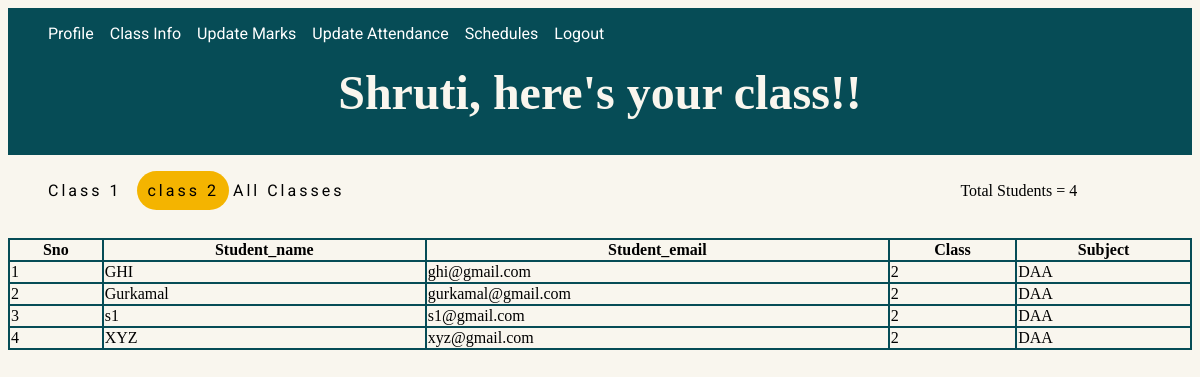
/teachers/class_2.php?email=teacher1@gmail.com&name=Shruti&class=2 (signed in), run on the app's committed database.
### tables this page shows
CREATE TABLE `students` (
  `username` varchar(20) NOT NULL,
  `email` varchar(40) NOT NULL,
  `password` varchar(20) NOT NULL,
  `class` int(11) NOT NULL
);

CREATE TABLE `tagging` (
  `t_email` varchar(30) NOT NULL,
  `subject` varchar(20) NOT NULL,
  `class_allot` int(11) NOT NULL,
  `total_lectures` int(3) NOT NULL
);

### teachers/class_2.php (the view, shortened to what this page needs)
<?php
require_once('db.php');
$name = $_GET['name'];
$email =  $_GET['email'];
$class = $_GET['class'];
$query = "SELECT COUNT(username) from students GROUP BY (class) HAVING class=".$class;
$result = mysqli_query($con,$query);
if(!$result){
	echo mysqli_error($result);
}else {
	$row = mysqli_fetch_assoc($result);
	$number_of_students = $row['COUNT(username)'];
}
$query = "SELECT s.username, s.email, s.Class, tg.subject from teachers t INNER JOIN tagging tg ON tg.t_email = t.email INNER JOIN students s ON tg.class_allot = s.class WHERE t.email = '$email' AND tg.class_allot = '$class';";
$result = mysqli_query($con,$query);
?>
<!DOCTYPE html>
<html>
<head>
	<link rel="stylesheet" href="class_info.css?v=<?php echo time(); ?>">
</head>
<body>
	<div id="body-header">
	<header style="margin-top: 0px; margin-bottom: 0px; width: auto;">
		<nav style="display: inline-block;">
			<ul>
				<li><a href=<?php echo "profile.php?email=" .$_GET['email']."&name=".$_GET['name'] ?>>Profile</a></li>
				<li><a href=<?php echo "class_info.php?email=" .$_GET['email']."&name=".$_GET['name'] ?>>Class Info</a></li>
				<li><a href=<?php echo "update/update_class_1.php?email=" .$_GET['email']."&name=".$_GET['name']."&class=1" ?>>Update Marks</a></li>
				<li><a href=<?php echo "update_attendance/attendance_class_1.php?email=" .$_GET['email']."&name=".$_GET['name']."&class=1" ?>>Update Attendance</a></li>
				<li><a href=<?php echo "schedules.php?email=" .$_GET['email']."&name=".$_GET['name']."&class=1" ?>>Schedules</a></li>
				<li><a href="logout.php">Logout</a></li>
			</ul>
		</nav>
	</header>
	<main>
	<?php
	echo"<h1 class='animated-text'>".$name.", here's your class!!</h1>"
	?>
</main>
</div>
<div class="sems">
	<div style="display: inline-block;">
			<ul>
				<li><a href=<?php echo "class_1.php?email=" .$_GET['email']."&name=".$_GET['name']."&class=1" ?>>Class 1</a></li>
				<li style="background-color:#F4B400;  border-radius: 25px; padding: 10px; width: auto; height: auto; text-align: center;"><a href=<?php echo "class_2.php?email=" .$_GET['email']."&name=".$_GET['name']."&class=2" ?>>class 2</a></li>
				<li><a href=<?php echo "class_info.php?email=" .$_GET['email']."&name=".$_GET['name']."&class=1" ?>>All Classes</a></li>
			</ul>
		</div>
		<p style = "display: inline-block; margin-left: 50vw;"> Total Students =
		<?php
   echo $number_of_students;
		?>
</div>
<div class="marks">
<table style="width: 100%;">
	  <tr>
        <th>Sno</th>
    <th>Student_name</th>
    <th>Student_email</th>
    <th>Class</th>
	<th>Subject</th>
  </tr>
 	<tr>
		<?php
		$count = 1;
		while($row = mysqli_fetch_assoc($result)){
			?>
            <td><?php echo $count;
            $count = $count + 1;
            ?></td>
			<td>  <?php echo $row['username'];  ?>  </td>
			<td>  <?php echo $row['email'];  ?>  </td>
			<td>  <?php echo $row['Class'];  ?>  </td>
			<td>  <?php echo $row['subject'];  ?>  </td>
			</tr>
			<?php
		}
		?>
</table>
</div>
</body>
</html>

### teachers/class_info.css (style rules this page uses)
#body-header { background-image: url("../images/theme.png"); height: auto; width: auto; background-position: cover; background-attachment: fixed; }
li { text-decoration: none; display: inline-block; padding-right: 1vw; font-family: 'roboto'; color: whitesmoke; font-size: 2vh; }
a:link { color: white; background-color: transparent; text-decoration: none; }
header { display: flex; flex-direction: row; flex-wrap: wrap; align-items: center; }
main { text-align: center; font-size: 2vw; height: auto; color: #F9F6EE; padding-bottom: 0.2vw; }
main h1 { margin-top: 0.5vw; }
.sems ul li a { font-size: 2vh; letter-spacing: 0.25vw; color: black; }
table, th, td { border: 2px solid black; border-collapse: collapse; }
th, td { border-color: #064c56; }
body { background-color: #F9F6EE; display: flex; flex-direction: column; flex-wrap: wrap; }
table { margin-top: 1vw; }

### data on the page
students: username "GHI", email "ghi@gmail.com", class "2", tagging.subject "DAA"
students: username "Gurkamal", email "gurkamal@gmail.com", class "2", tagging.subject "DAA"
students: username "s1", email "s1@gmail.com", class "2", tagging.subject "DAA"
students: username "XYZ", email "xyz@gmail.com", class "2", tagging.subject "DAA"

### other printed values
$name "Shruti"
$number_of_students "4"
